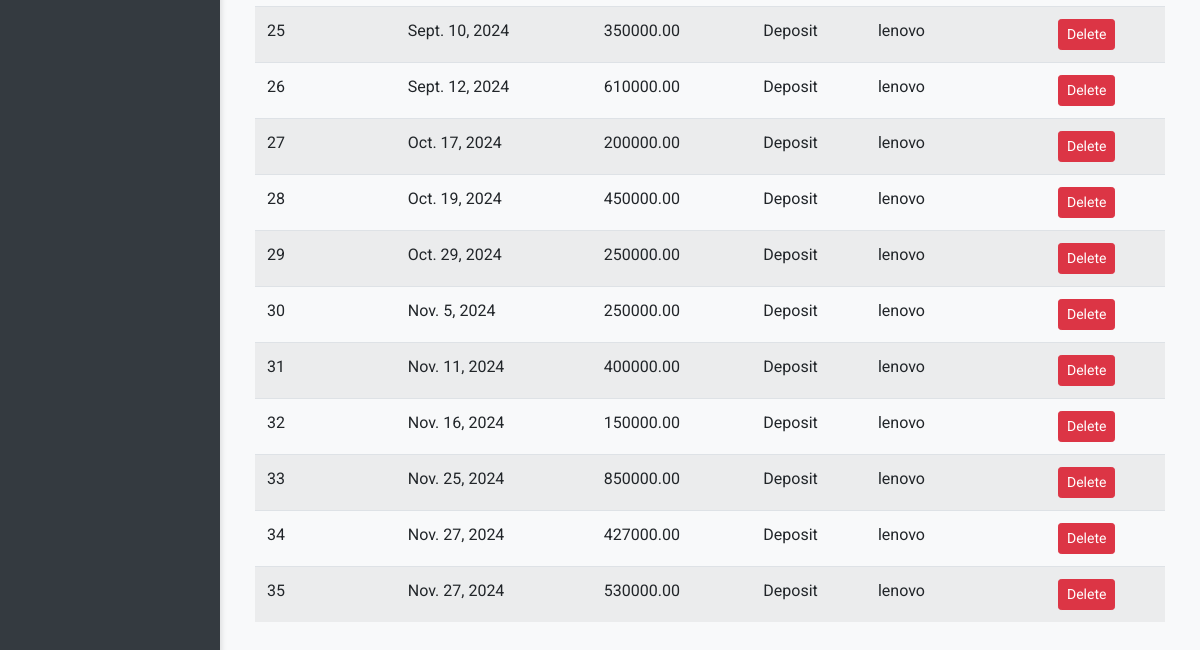
Before: /list_contra/ (signed in, lower part) with the older database file.
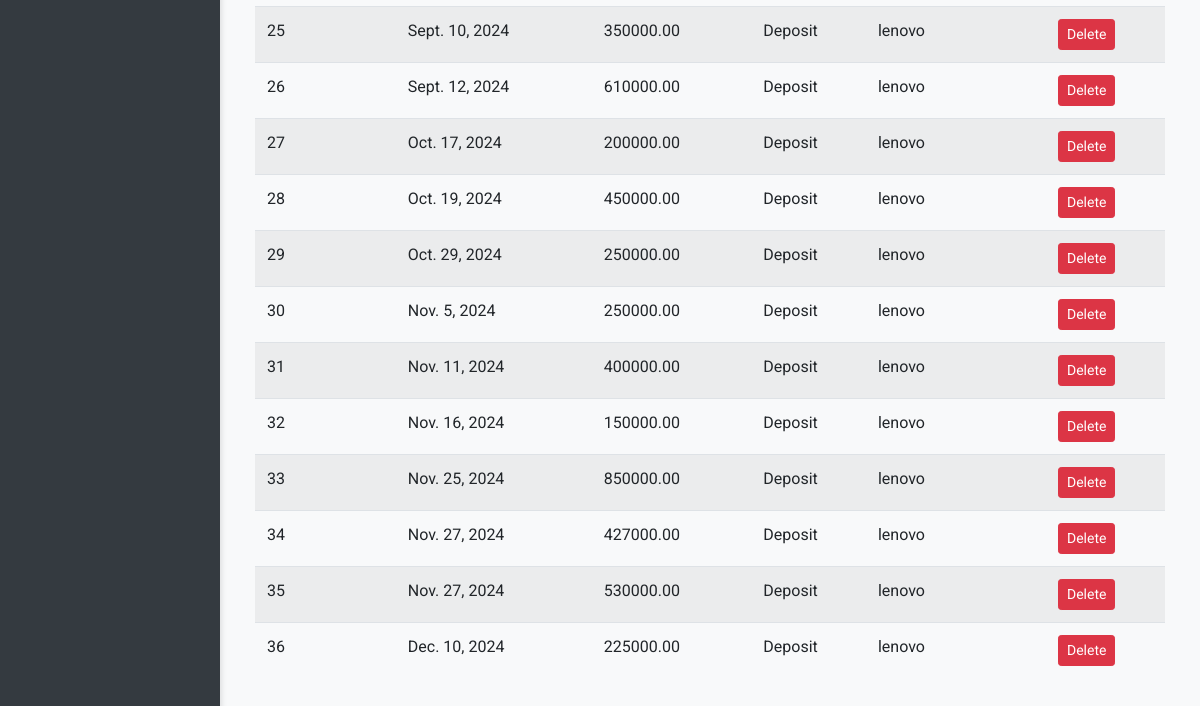
After: the same page with the newer database file.
### accounts/models.py (models this page shows, shortened)
class Contra(models.Model):
    CONTRA_TYPE_CHOICES = [
        ('deposit', 'Deposit'),
        ('withdraw', 'Withdraw'),
    ]
    contra_no = models.IntegerField(primary_key=True, unique=True)  # Manual input, must be unique
    amount = models.DecimalField(max_digits=10, decimal_places=2)
    date = models.DateField()  # Manual input
    contra_type = models.CharField(max_length=10, choices=CONTRA_TYPE_CHOICES)
    performed_by = models.ForeignKey(User, on_delete=models.CASCADE)

### accounts/views.py (the view, shortened to what this page needs)
# urls.py: path('list_contra/', list_contra, name='list_contra'),
@login_required
def list_contra(request):
    form = ContraFilterForm(request.GET or None)
    contras = Contra.objects.all()
    context = {
        'form': form,
        'contras': contras
    }
    return render(request, 'list_contra.html', context)

### accounts/templates/list_contra.html (shortened to what this page needs)
{% extends 'base.html' %}
{% block content %}
<div class="container">
    <table class="table table-striped">
        <tbody>
            {% for contra in contras %}
            <tr>
                <td>{{ contra.contra_no }}</td>
                <td>{{ contra.date }}</td>
                <td>{{ contra.amount }}</td>
                <td>{{ contra.get_contra_type_display }}</td>
                <td>{{ contra.performed_by.username }}</td>
                <td>
                    <form method="post" action="{% url 'delete_contra' contra.contra_no %}" onsubmit="return confirm('Are you sure you want to delete this contra transaction?');">
                        <button type="submit" class="btn btn-danger btn-sm">Delete</button>
                    </form>
                </td>
            </tr>
            {% empty %}
            <tr>
                <td colspan="6" class="text-center">No contra transactions found.</td>
            </tr>
            {% endfor %}
        </tbody>
    </table>
</div>
{% endblock %}

Changed rows visible on the page:
added Contra: contra_no "36", date "Dec. 10, 2024", amount "225000.00", contra_type "Deposit", performed_by.username "lenovo"
